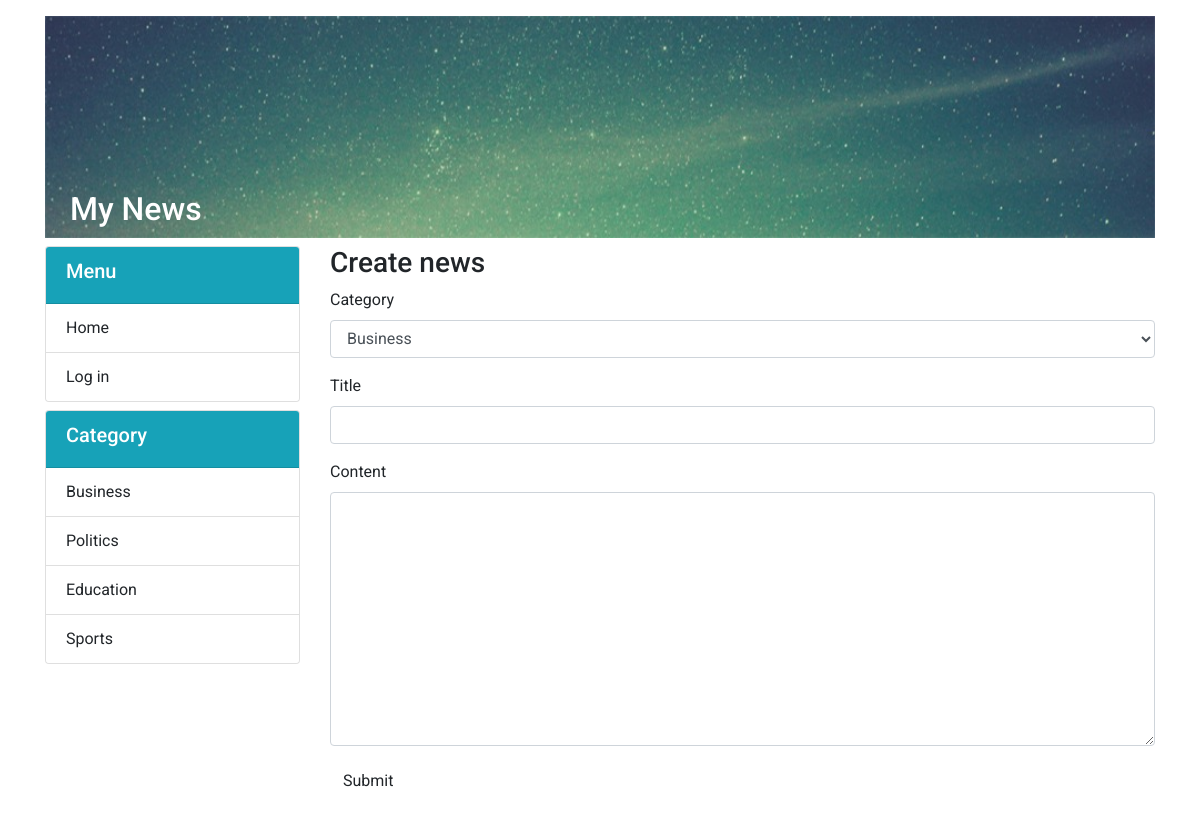
Screenshot of /pages/news/form.php with the database file from the repository.
### tables this page shows
CREATE TABLE `categories` (
  `id` int(11) NOT NULL,
  `name` varchar(255) NOT NULL,
  `created_at` timestamp NOT NULL DEFAULT CURRENT_TIMESTAMP
);

### core/base.php (called while the page is built)
<?php
    $link = $_SERVER['HTTP_HOST'] .
    $_SERVER['REQUEST_URI'];
    $countSlash = substr_count($link, "/");
    $baseUrl = "./";
    if ($countSlash > 2)
    {
        for ($i = 2; $i < $countSlash; $i++)
        {
            $baseUrl .= "../";
        }
    }
?>

### core/auth/auth.php (called while the page is built, shortened)
<?php
	function logged_in() {
		if(isset($_SESSION['id'])) {
			return true;
		} else {
			return false;
		}
	}
?>

### core/categories.php (called while the page is built, shortened)
<?php
    function getAllCategories() {
        global $connect;
        $sql = "SELECT *  FROM categories";
        $query = $connect->query($sql);
        if ($query->num_rows > 0)
        {
            return $query;
        } else {
            return false;
        }
    }
?>

### pages/news/form.php (the view, shortened to what this page needs)
<?php
	require '../../core/base.php';
	require $baseUrl.'core/config.php';
	require $baseUrl.'core/auth/auth.php';
	require $baseUrl.'core/categories.php';
?>
<!DOCTYPE html>
<html>
<head>
	<?php require_once $baseUrl.'includes/assets.php'; ?>
</head>
<body>
	<div class="container pt-3 pb-3">
		<div class="row">
			<?php require_once $baseUrl.'includes/header.php'; ?>
			<?php require_once $baseUrl.'includes/sidebar.php'; ?>
			<div class="col-md-9 col-xs-12">
				<div class="row">
					<div class="col-md-12 pb-3">
						<h3>Create news</h3>
						<form action="<?php echo $_SERVER['PHP_SELF']; ?>" method="POST">
							<div class="form-group">
								<label for="category">Category</label>
								<select class="form-control" name="category_id" id="">
									<?php
										$result = getAllCategories();
										if ($result != false)
										{
											while($row = $result->fetch_assoc())
											{
												$categoriesId = $row["id"];
												$categoriesName = $row["name"];
									?>
										<option value="<?php echo $categoriesId; ?>"><?php echo $categoriesName; ?></option>
									<?php
											}
										}
									?>
								</select>
							</div>
							<div class="form-group">
								<label for="title">Title</label>
								<input type="text" class="form-control" name="title">
							</div>
							<div class="form-group">
								<label for="title">Content</label>
								<textarea name="content" class="form-control" cols="30" rows="10"></textarea>
							</div>
							<div class="form-group">
								<button class="btn btn-submit" type="submit">Submit</button>
							</div>
						</form>
					</div>
				</div>
			</div>
		</div>
	</div>
</body>
</html>

### includes/sidebar.php (shortened to what this page needs)
<div class="col-md-3 col-xs-12">
	<div class="row">
		<div class="col-md-12 pb-2">
			<div class="card">
				<div class="card-header bg-info text-white">
					<h5>Menu</h3>
				</div>
				<ul class="list-group list-group-flush">
					<li class="list-group-item"><a href="<?php echo $baseUrl; ?>">Home</a></li>
					<?php
						if (logged_in() === FALSE)
						{
					?>
						<li class="list-group-item"><a href="<?php echo $baseUrl.'login.php'; ?>">Log in</a></li>
					<?php
						}
					?>
				</ul>
			</div>
		</div>
		<div class="col-md-12">
			<div class="card">
				<div class="card-header bg-info text-white">
					<h5>Category</h3>
				</div>
				<ul class="list-group list-group-flush">
				<?php
					$result = getAllCategories();
					if ($result != false)
					{
						while($row = $result->fetch_assoc())
						{
							$categoriesId = $row["id"];
							$categoriesName = $row["name"];
				?>
					<li class="list-group-item">
						<a href="./index.php?category=<?php echo $categoriesId; ?>">
							<?php echo $categoriesName; ?>
						</a>
					</li>
				<?php
						}
					}
				?>
				</ul>
			</div>
		</div>
	</div>
</div>

### assets/css/custom.css (style rules this page uses)
* { font-family: 'Roboto', sans-serif; }
a { text-decoration: none; color: inherit; }

### rows the page displays
categories: name "Business"
categories: name "Politics"
categories: name "Education"
categories: name "Sports"

### other values shown
form field category_id "Business"
